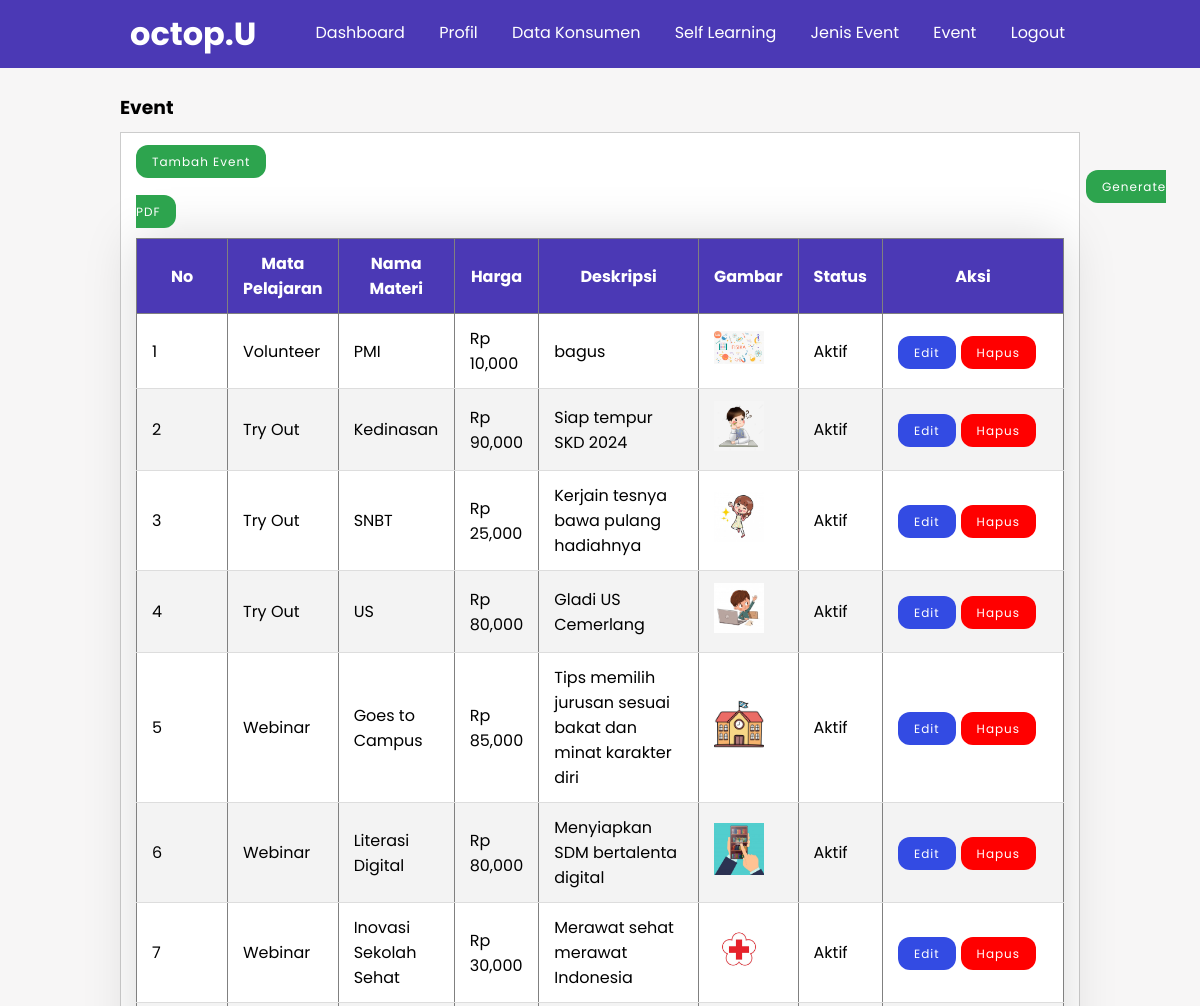
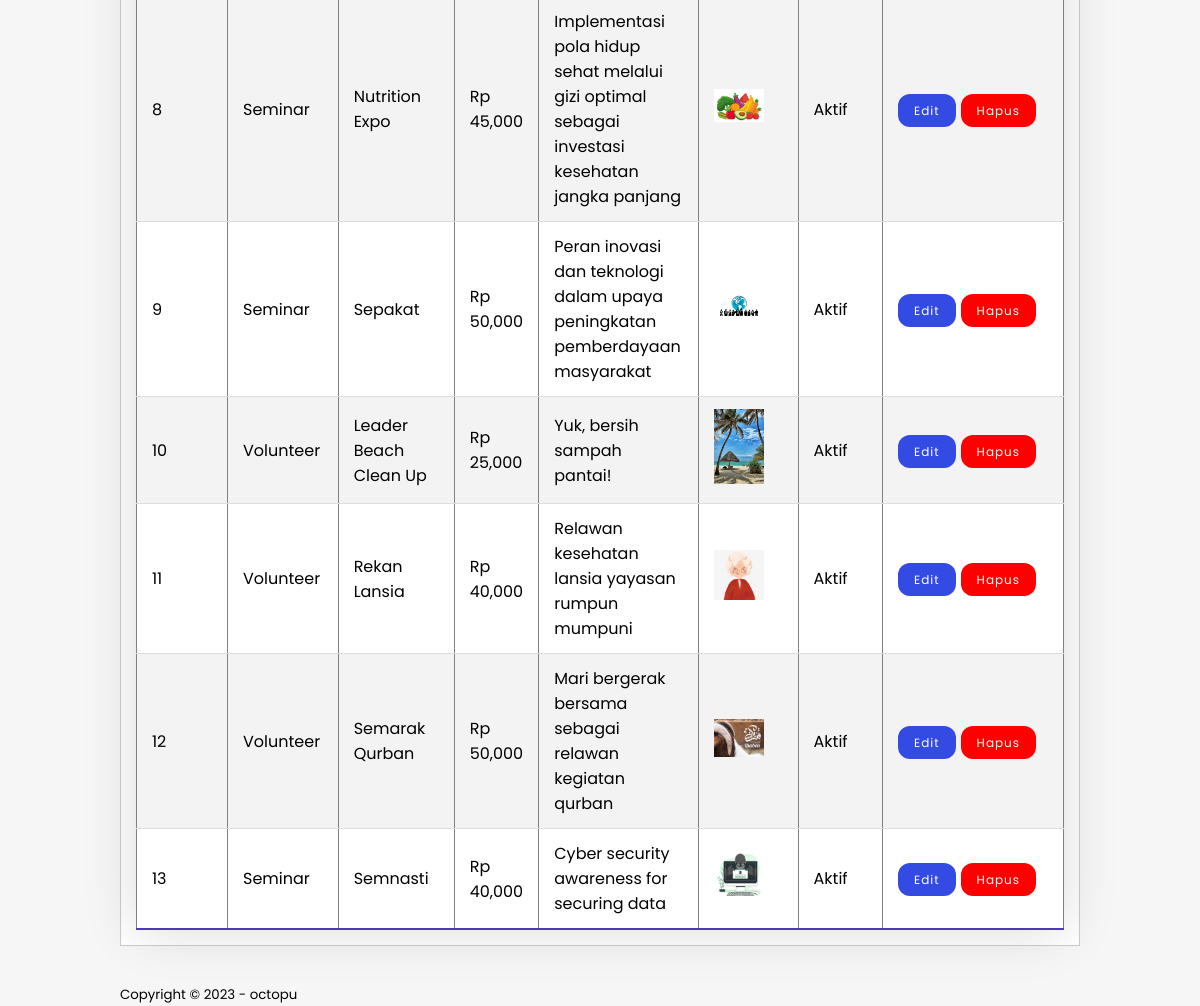
/data-jenis-event.php (signed in), run on the app's committed database (2 pictures, top to bottom).
### tables this page shows
CREATE TABLE `tb_jenis_event` (
  `jenis_id` int(11) NOT NULL,
  `event_id` int(11) NOT NULL,
  `jenis_nama` varchar(50) NOT NULL,
  `jenis_harga` int(50) NOT NULL,
  `jenis_desk` varchar(500) NOT NULL,
  `jenis_gambar` varchar(200) NOT NULL,
  `jenis_status` tinyint(1) NOT NULL,
  `jenis_tgl` timestamp NOT NULL DEFAULT current_timestamp() ON UPDATE current_timestamp()
);

CREATE TABLE `tb_event` (
  `event_id` int(11) NOT NULL,
  `event_nama` varchar(20) NOT NULL,
  `event_gambar` varchar(200) NOT NULL
);

### data-jenis-event.php (the view, shortened to what this page needs)
<?php
    include 'db.php';
?>
<!DOCTYPE html>
<html lang="en">
<head>
    <link rel="stylesheet" type="text/css" href="css/style.css">
</head>
<body>
    <header>
    <div class="container">
            <h1><a href="index.php">octop.U</a></h1>
            <ul>
                <li><a href="index.php">Dashboard</a></li>
                <li><a href="profil.php">Profil</a></li>
                <li><a href="data-kons.php">Data Konsumen</a></li>
                <li><a href="data-learning.php">Self Learning</a></li>
                <li><a href="data-event.php">Jenis Event</a></li>
                <li><a href="data-jenis-event.php">Event</a></li>
                <li><a href="logout.php">Logout</a></li>
            </ul>
    </div>
    </header>
    <div class="section">
        <div class="container">
            <h3>Event</h3>
            <div class="box">
            <p style="padding-bottom: 15px;">
                <a href="tambah-jenis-event.php" class="btn-tmbh">Tambah Event</a>
                <a href="generate-pdfEvent.php" class="btn-tmbh" style="margin-left: 950px;">Generate PDF</a>
            </p>
                <table border="1" cellspacing="0" class="table">
                   <thead>
                       <tr>
                           <th width="60px">No</th>
                           <th>Mata Pelajaran</th>
                           <th>Nama Materi</th>
                           <th>Harga</th>
                           <th>Deskripsi</th>
                           <th>Gambar</th>
                           <th>Status</th>
                           <th width="150px">Aksi</th>
                       </tr>
                   </thead>
                   <tbody>
                       <?php
                            $no = 1;
                            $event = mysqli_query($conn, "SELECT * FROM tb_jenis_event LEFT JOIN tb_event USING(event_id) ORDER BY jenis_id DESC");
                            while($row = mysqli_fetch_array($event)){
                       ?>
                       <tr>
                           <td><?php echo $no++ ?></td>
                           <td><?php echo $row['event_nama'] ?></td>
                           <td><?php echo $row['jenis_nama'] ?></td>
                           <td>Rp <?php echo number_format($row['jenis_harga']) ?></td>
                           <td><?php echo $row['jenis_desk'] ?></td>
                           <td><a href="event/<?php echo $row['jenis_gambar']?>"target="_blank"> <img src="event/<?php echo $row['jenis_gambar'] ?>" width="50px"></td>
                           <td><?php echo ($row['jenis_status'] ==0)? 'Tidak Aktif':'Aktif'; ?></td>
                           <td style="padding-bottom: 12px; padding-top: 12px;">
                               <a href="edit-jenis-event.php?id=<?php echo $row['jenis_id'] ?>" class="btn-edt" style="margin-right: 5px;">Edit</a><a href="proses-hapus.php?idj=<?php echo $row['jenis_id']?>" class="btn-mrh">Hapus</a>
                           </td>
                       </tr>
                       <?php
                    } ?>
                   </tbody>
               </table>
            </div>
        </div>
    </div>
    <footer>
        <div class="container">
            <small>Copyright &copy; 2023 - octopu</small>
        </div>
    </footer>
</body>
</html>

### css/style.css (style rules this page uses)
* { padding: 0; margin: 0; font-family: Poppins; }
body { background-color: rgba(247, 245, 245, 0.884); }
a { color: inherit; text-decoration: none; }
.btn-mrh { background-color: red; color: white; padding: 8px 16px; text-align: center; letter-spacing: 1px; text-decoration: none; font-size: 12px; transition: 0.5s; border-radius: 12px; }
.btn-edt { background-color: #334be3; color: white; padding: 8px 16px; text-align: center; letter-spacing: 1px; text-decoration: none; font-size: 12px; transition: 0.5s; border-radius: 12px; }
.btn-tmbh { background-color: #2da44e; color: white; padding: 8px 16px; text-align: center; letter-spacing: 1px; text-decoration: none; font-size: 12px; transition: 0.5s; border-radius: 12px; }
header { color: #fff; }
header { background-color: #4B39B5; }
header h1 { float: left; padding: 10px; }
header ul { float: right; }
header ul li { display: inline-block; }
header ul li a { padding: 20px 15px 20px 15px; display: inline-block; }
.container { width: 80% ; margin : 0 auto; }
.container:after { content: ''; display: block; clear: both; }
.section { padding: 25px 0; }
.box { background-color: #fff; border: 1px solid #ccc; padding: 15px; box-sizing: border-box; margin: 10px 0; }
.box::after { content: ''; display: block; clear: both; }
.table { width: 100%; border-collapse: collapse; box-shadow: 0 0 50px rgba(0, 0, 0, 0.15); }
.table thead tr { background-color: #4B39B5; color: #ffffff; }
.table th, .table td { padding: 12px 15px; }
table tbody tr { border-bottom: 1px solid #dddddd; }
table tbody tr:nth-of-type(even) { background-color: #f3f3f3; }
table tbody tr:last-of-type { border-bottom: 2px solid #4B39B5; }

### data on the page
tb_jenis_event: event.event_nama "Volunteer", jenis_nama "PMI", jenis_harga "10,000", jenis_desk "bagus", jenis_gambar (picture), jenis_status "Aktif"
tb_jenis_event: event.event_nama "Try Out", jenis_nama "Kedinasan", jenis_harga "90,000", jenis_desk "Siap tempur SKD 2024", jenis_gambar (picture), jenis_status "Aktif"
tb_jenis_event: event.event_nama "Try Out", jenis_nama "SNBT", jenis_harga "25,000", jenis_desk "Kerjain tesnya bawa pulang hadiahnya", jenis_gambar (picture), jenis_status "Aktif"
tb_jenis_event: event.event_nama "Try Out", jenis_nama "US", jenis_harga "80,000", jenis_desk "Gladi US Cemerlang", jenis_gambar (picture), jenis_status "Aktif"
tb_jenis_event: event.event_nama "Webinar", jenis_nama "Goes to Campus", jenis_harga "85,000", jenis_desk "Tips memilih jurusan sesuai bakat dan minat karakter diri", jenis_gambar (picture), jenis_status "Aktif"
tb_jenis_event: event.event_nama "Webinar", jenis_nama "Literasi Digital", jenis_harga "80,000", jenis_desk "Menyiapkan SDM bertalenta digital", jenis_gambar (picture), jenis_status "Aktif"
tb_jenis_event: event.event_nama "Webinar", jenis_nama "Inovasi Sekolah Sehat", jenis_harga "30,000", jenis_desk "Merawat sehat merawat Indonesia", jenis_gambar (picture), jenis_status "Aktif"
tb_jenis_event: event.event_nama "Seminar", jenis_nama "Nutrition Expo", jenis_harga "45,000", jenis_desk "Implementasi pola hidup sehat melalui gizi optimal sebagai investasi kesehatan jangka panjang", jenis_gambar (picture), jenis_status "Aktif"
tb_jenis_event: event.event_nama "Seminar", jenis_nama "Sepakat", jenis_harga "50,000", jenis_desk "Peran inovasi dan teknologi dalam upaya peningkatan pemberdayaan masyarakat", jenis_gambar (picture), jenis_status "Aktif"
tb_jenis_event: event.event_nama "Volunteer", jenis_nama "Leader Beach Clean Up", jenis_harga "25,000", jenis_desk "Yuk, bersih sampah pantai!", jenis_gambar (picture), jenis_status "Aktif"
tb_jenis_event: event.event_nama "Volunteer", jenis_nama "Rekan Lansia", jenis_harga "40,000", jenis_desk "Relawan kesehatan lansia yayasan rumpun mumpuni", jenis_gambar (picture), jenis_status "Aktif"
tb_jenis_event: event.event_nama "Volunteer", jenis_nama "Semarak Qurban", jenis_harga "50,000", jenis_desk "Mari bergerak bersama sebagai relawan kegiatan qurban", jenis_gambar (picture), jenis_status "Aktif"
tb_jenis_event: event.event_nama "Seminar", jenis_nama "Semnasti", jenis_harga "40,000", jenis_desk "Cyber security awareness for securing data", jenis_gambar (picture), jenis_status "Aktif"
